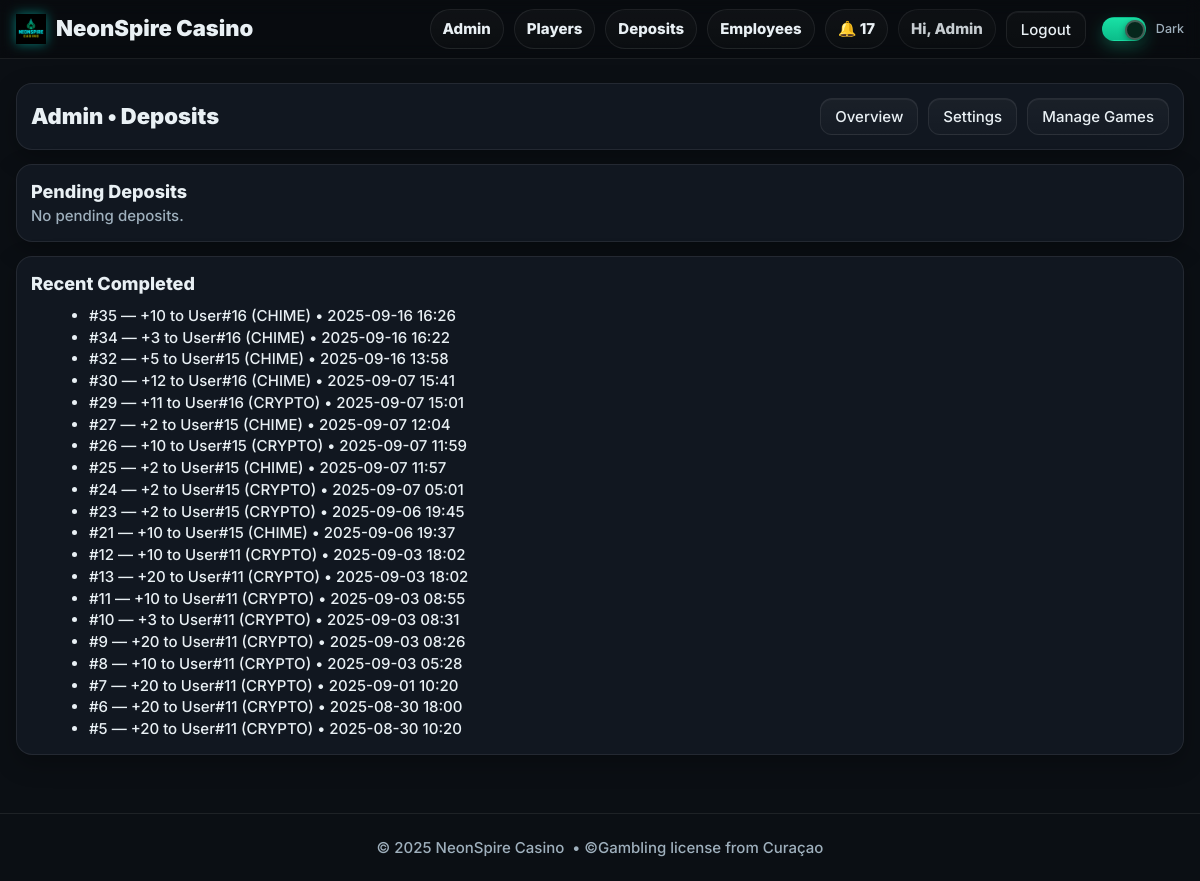
The page /admin/deposits (signed in) on the database its author committed.
### models.py (models this page shows, shortened)
class User(db.Model, UserMixin):
    __tablename__ = "users"
    id = db.Column(db.Integer, primary_key=True)
    name = db.Column(db.String(120), nullable=False)
    email = db.Column(db.String(255), unique=True, nullable=False, index=True)
    mobile = db.Column(db.String(24), nullable=True, index=True)  # E.164
    password_hash = db.Column(db.String(255), nullable=False)
    role = db.Column(db.String(20), nullable=False, default="PLAYER")  # PLAYER | EMPLOYEE | ADMIN
    email_verified = db.Column(db.Boolean, default=False, index=True)
    email_verified_at = db.Column(db.DateTime, nullable=True)
    promo_seen = db.Column(db.Boolean, default=False, index=True)
    created_at = db.Column(db.DateTime, default=datetime.utcnow)

class DepositRequest(db.Model):
    __tablename__ = "deposit_requests"
    id = db.Column(db.Integer, primary_key=True)
    user_id = db.Column(db.Integer, db.ForeignKey("users.id"), nullable=False, index=True)
    game_id = db.Column(db.Integer, db.ForeignKey("games.id"), nullable=True, index=True)
    amount = db.Column(db.Integer, nullable=False)
    method = db.Column(db.String(20), nullable=False, default="CRYPTO", index=True)  # CRYPTO|CHIME|CASHAPP
    proof_url = db.Column(db.String(500), default="")
    status = db.Column(db.String(20), default="PENDING", index=True)  # PENDING|RECEIVED|LOADED|REJECTED
    note = db.Column(db.String(300), default="")
    received_at = db.Column(db.DateTime, nullable=True)
    loaded_at = db.Column(db.DateTime, nullable=True)
    loaded_by = db.Column(db.Integer, db.ForeignKey("users.id"), nullable=True)
    credited_amount = db.Column(db.Integer, default=0)
    provider = db.Column(db.String(32), default="safepay")
    provider_order_id = db.Column(db.String(128))
    pay_url = db.Column(db.Text)
    backend_url = db.Column(db.Text)
    meta = db.Column(db.JSON, default=dict)
    created_at = db.Column(db.DateTime, default=datetime.utcnow)
    updated_at = db.Column(db.DateTime, default=datetime.utcnow, onupdate=datetime.utcnow)

### admin_bp.py (the view)
@admin_bp.get("/deposits")
@login_required
def deposits_audit():
    pending = (
        DepositRequest.query.filter_by(status="PENDING")
        .order_by(DepositRequest.created_at.desc())
        .all()
    )
    recent = (
        DepositRequest.query.filter(DepositRequest.status.in_(["LOADED", "PAID"]))
        .order_by(DepositRequest.updated_at.desc())
        .limit(20)
        .all()
    )
    return render_template("admin_deposits.html", page_title="Deposits", pending=pending, recent=recent)

### admin_bp.py (called while the page is built)
@admin_bp.before_request
def require_admin():
    if not current_user.is_authenticated:
        return redirect(url_for("auth.login_get", next=url_for("adminbp.admin_home")))
    if (current_user.role or "").upper() != "ADMIN":
        return abort(403)

### templates/admin_deposits.html
{% extends "base.html" %}
{% block content %}
<div class="shell">
  <div class="panel" style="display:flex;align-items:center;justify-content:space-between;gap:12px">
    <div style="font-weight:900;font-size:22px">Admin • Deposits</div>
    <div style="display:flex;gap:10px;flex-wrap:wrap">
      <a class="btn" href="{{ url_for('adminbp.admin_home') }}">Overview</a>
      <a class="btn" href="{{ url_for('adminbp.settings_get') }}">Settings</a>
      <a class="btn" href="{{ url_for('adminbp.games_list') }}">Manage Games</a>
    </div>
  </div>
  <div class="panel">
    <div class="h3">Pending Deposits</div>
    {% if pending and pending|length %}
      <div style="overflow:auto;border:1px solid var(--stroke);border-radius:12px;margin-top:10px">
        <table style="width:100%;border-collapse:collapse">
          <thead>
            <tr style="background:rgba(255,255,255,.03)">
              <th style="text-align:left;padding:10px 12px;border-bottom:1px solid var(--stroke)">ID</th>
              <th style="text-align:left;padding:10px 12px;border-bottom:1px solid var(--stroke)">User</th>
              <th style="text-align:left;padding:10px 12px;border-bottom:1px solid var(--stroke)">Amount</th>
              <th style="text-align:left;padding:10px 12px;border-bottom:1px solid var(--stroke)">Method</th>
              <th style="text-align:left;padding:10px 12px;border-bottom:1px solid var(--stroke)">Proof</th>
              <th style="text-align:left;padding:10px 12px;border-bottom:1px solid var(--stroke)">Created</th>
              <th style="text-align:right;padding:10px 12px;border-bottom:1px solid var(--stroke)">Actions</th>
            </tr>
          </thead>
          <tbody>
            {% for d in pending %}
            <tr>
              <td style="padding:10px 12px;border-bottom:1px solid var(--stroke)">#{{ d.id }}</td>
              <td style="padding:10px 12px;border-bottom:1px solid var(--stroke)">User#{{ d.user_id }}</td>
              <td style="padding:10px 12px;border-bottom:1px solid var(--stroke)">{{ d.amount }}</td>
              <td style="padding:10px 12px;border-bottom:1px solid var(--stroke)">{{ d.method or '—' }}</td>
              <td style="padding:10px 12px;border-bottom:1px solid var(--stroke)">
                {% if d.proof_url %}
                  <a href="{{ d.proof_url }}" target="_blank">open</a>
                {% else %}
                  <span class="muted">—</span>
                {% endif %}
              </td>
              <td style="padding:10px 12px;border-bottom:1px solid var(--stroke)">
                {% if d.created_at %}{{ d.created_at.strftime("%Y-%m-%d %H:%M") }}{% else %}—{% endif %}
              </td>
              <td style="padding:10px 12px;border-bottom:1px solid var(--stroke);text-align:right">
                <form method="post" action="{{ url_for('adminbp.deposit_mark', dep_id=d.id, action='loaded') }}" style="display:inline">
                  <button class="btn btn-primary" type="submit">Approve</button>
                </form>
                <form method="post" action="{{ url_for('adminbp.deposit_mark', dep_id=d.id, action='reject') }}" style="display:inline">
                  <button class="btn" type="submit">Reject</button>
                </form>
              </td>
            </tr>
            {% endfor %}
          </tbody>
        </table>
      </div>
    {% else %}
      <div class="muted">No pending deposits.</div>
    {% endif %}
  </div>
  {% if recent is defined %}
  <div class="panel">
    <div class="h3">Recent Completed</div>
    {% if recent and recent|length %}
      <ul style="margin:8px 0 0 18px">
        {% for r in recent %}
          <li>
            #{{ r.id }} — +{{ r.credited_amount or r.amount }}
            to User#{{ r.user_id }} ({{ r.method or '—' }})
            {% if r.loaded_at %} • {{ r.loaded_at.strftime("%Y-%m-%d %H:%M") }}{% endif %}
          </li>
        {% endfor %}
      </ul>
    {% else %}
      <div class="muted">Nothing yet.</div>
    {% endif %}
  </div>
  {% endif %}
</div>
{% endblock %}

### templates/base.html (shortened to what this page needs)
<!DOCTYPE html>
<html lang="en" data-theme="dark">
<head>
  <link rel="stylesheet" href="{{ url_for('static', filename='css/styles.css') }}?v=dm2">
</head>
<body>
  <header class="nav" style="position:sticky;top:0;z-index:50;background:rgba(0,0,0,.25);backdrop-filter:blur(8px);border-bottom:1px solid var(--stroke)">
    <div class="shell nav-inner" style="display:flex;align-items:center;justify-content:space-between;height:58px">
      <a href="{{ url_for('short_bp.lob_short') }}" class="brand" aria-label="NeonSpire Casino">
        <img class="brand-logo" src="{{ url_for('static', filename='img/logo.png') }}" alt="NeonSpire Casino">
        <span class="brand-text">NeonSpire Casino</span>
      </a>
      <nav class="nav-links" style="display:flex;align-items:center;gap:10px">
        {% if current_user.is_authenticated %}
          {% if current_user.role == 'ADMIN' %}
            <a class="pill" href="{{ url_for('adminbp.admin_home') }}">Admin</a>
            <a class="pill" href="{{ url_for('adminbp.admin_players') }}">Players</a>
            <a class="pill" href="{{ url_for('adminbp.deposits_audit') }}">Deposits</a>
            <a class="pill" href="{{ url_for('adminbp.admin_users') }}">Employees</a>
          {% elif current_user.role == 'EMPLOYEE' %}
            <a class="pill" href="{{ url_for('employeebp.employee_home') }}">Employee</a>
          {% else %}
            <a class="pill" href="{{ url_for('short_bp.mylogin_clean') }}">My Logins</a>
          {% endif %}
          <a class="pill" href="{{ url_for('notifybp.list_notifications') }}">🔔 {{ unread_count or 0 }}</a>
          <span class="pill" style="pointer-events:none;opacity:.85">
            Hi, {{ current_user.name.split(' ')[0] if current_user.name else 'Player' }}
          </span>
          <a class="btn btn-ghost" href="{{ url_for('auth.logout') }}">Logout</a>
        {% else %}
          <a class="pill" href="{{ url_for('auth.login_get') }}">Login</a>
          <a class="btn btn-primary" href="{{ url_for('short_bp.reg_short') }}">Register</a>
        {% endif %}
        <label class="toggle" style="margin-left:6px">
          <span class="track"><span class="knob"></span></span>
          <span class="label">Dark</span>
        </label>
      </nav>
    </div>
  </header>
  <div class="hero-slot">
  </div>
  <main style="padding-bottom:20px">
    {% block content %}{% endblock %}
  </main>
  <footer class="shell footer"
          style="height:68px;border-top:1px solid var(--stroke);margin-top:24px;
                 display:flex;align-items:center;justify-content:center;">
    © {{ 2025 }} NeonSpire Casino &nbsp;•&nbsp;
    <span class="muted">©Gambling license from Curaçao </span>
  </footer>
</body>
</html>

### static/css/styles.css (style rules this page uses)
:root { --bg:#0b0f14; --panel:#111720; --panel-2:#0f151d; --text:#e9f0f4; --muted:#9fb0bd; --brand:#19e1a5; --brand-2:#0bbd8a; --stroke:rgba(255,255,255,.08); --chip:#0f1c27; --shadow:0 8px 24px rgba(0,0,0,.28); }
* { box-sizing:border-box }
html,body { margin:0;background:var(--bg);color:var(--text); font:500 15px/1.45 Inter,system-ui,-apple-system,Segoe UI,Roboto,Arial; -webkit-font-smoothing:antialiased; -moz-osx-font-smoothing:grayscale; text-rendering:optimizeLegibility; }
a { color:inherit;text-decoration:none }
img { max-width:100%;display:block }
.h3 { font-weight:800;font-size:18px }
.muted { color:var(--muted) }
.shell { max-width:1220px;margin:0 auto;padding:0 16px }
.nav { backdrop-filter: blur(8px); border-bottom:1px solid var(--stroke) }
.nav-inner { display:flex;align-items:center;justify-content:space-between;height:58px }
.brand { display:flex;gap:10px;align-items:center;font-weight:900 }
.nav-links { display:flex;align-items:center;gap:10px }
.pill { display:inline-flex;align-items:center;justify-content:center; padding:8px 12px;border-radius:999px;border:1px solid var(--stroke); background:linear-gradient(180deg,rgba(255,255,255,.03),rgba(255,255,255,.01)); font-weight:800; }
.btn,.btn-mini,.btn-auth,.btn-auth-primary { display:inline-flex;align-items:center;justify-content:center;gap:8px; text-align:center; line-height:1; position:relative; overflow:hidden; white-space:nowrap; }
.btn { border:1px solid var(--stroke); background:linear-gradient(180deg,rgba(255,255,255,.04),rgba(255,255,255,.02)); color:var(--text);padding:10px 14px;border-radius:12px; box-shadow:0 1px 0 rgba(255,255,255,.05) inset; transition:filter .15s ease, transform .06s ease; }
.btn-ghost { background:linear-gradient(180deg,rgba(255,255,255,.02),rgba(255,255,255,.01)) }
.panel { background:var(--panel);border:1px solid var(--stroke);border-radius:16px;padding:14px;margin-bottom:14px;box-shadow:var(--shadow) }
.footer { display:flex;align-items:center;justify-content:center;color:var(--muted) }
html,body { width:100% !important;max-width:100% !important;overflow-x:hidden !important; }
.shell,.nav,.nav-inner,.panel,section,aside,.rail-card,.player-grid,.game-grid,.game-card,.game-media,.game-actions,.btn-grid { max-width:100% !important; }
.player-grid > *, .game-grid > *, .game-card > *, .btn-grid > *, .panel > * { min-width:0 !important; }
.toggle { display:inline-flex; align-items:center; gap:10px; cursor:pointer; }
.toggle .track { position:relative; width:44px; height:24px; border-radius:999px; background:rgba(255,255,255,.10); border:1px solid var(--stroke); transition:background .22s ease, border-color .22s ease, box-shadow .22s ease; }
.toggle .knob { position:absolute; top:2px; left:2px; width:20px; height:20px; border-radius:50%; background:#ffffff; box-shadow:0 2px 6px rgba(0,0,0,.35); transform:translateX(0); transition:transform .22s ease, background .22s ease, box-shadow .22s ease; }
.toggle input:checked + .track { background:linear-gradient(180deg,var(--brand),var(--brand-2)); border-color:transparent; box-shadow:0 6px 16px rgba(25,225,165,.28); }
.toggle input:checked + .track .knob { transform:translateX(20px); background:#06261c; box-shadow:0 2px 6px rgba(0,0,0,.4), inset 0 0 0 2px rgba(255,255,255,.25); }
.toggle .label { font-size:12.5px; color:var(--muted); user-select:none; }

### templates/base.html (style rules this page uses)
.brand { display:flex; gap:10px; align-items:center; text-decoration:none; color:inherit; font-weight:900; font-size:22px }
.brand-logo { height:30px; width:auto; display:block; filter: drop-shadow(0 0 6px rgba(0,255,233,.45)); }
.hero-slot { position:relative; z-index:2; padding-top:12px; }
header.nav { overflow:visible; }

### rows shown on the page
User: name "Admin"
DepositRequest: id "35", credited_amount+amount "10", user_id "16", method "CHIME", loaded_at "2025-09-16 16:26"
DepositRequest: id "34", credited_amount+amount "3", user_id "16", method "CHIME", loaded_at "2025-09-16 16:22"
DepositRequest: id "32", credited_amount+amount "5", user_id "15", method "CHIME", loaded_at "2025-09-16 13:58"
DepositRequest: id "30", credited_amount+amount "12", user_id "16", method "CHIME", loaded_at "2025-09-07 15:41"
DepositRequest: id "29", credited_amount+amount "11", user_id "16", method "CRYPTO", loaded_at "2025-09-07 15:01"
DepositRequest: id "27", credited_amount+amount "2", user_id "15", method "CHIME", loaded_at "2025-09-07 12:04"
DepositRequest: id "26", credited_amount+amount "10", user_id "15", method "CRYPTO", loaded_at "2025-09-07 11:59"
DepositRequest: id "25", credited_amount+amount "2", user_id "15", method "CHIME", loaded_at "2025-09-07 11:57"
DepositRequest: id "24", credited_amount+amount "2", user_id "15", method "CRYPTO", loaded_at "2025-09-07 05:01"
DepositRequest: id "23", credited_amount+amount "2", user_id "15", method "CRYPTO", loaded_at "2025-09-06 19:45"
DepositRequest: id "21", credited_amount+amount "10", user_id "15", method "CHIME", loaded_at "2025-09-06 19:37"
DepositRequest: id "12", credited_amount+amount "10", user_id "11", method "CRYPTO", loaded_at "2025-09-03 18:02"
DepositRequest: id "13", credited_amount+amount "20", user_id "11", method "CRYPTO", loaded_at "2025-09-03 18:02"
DepositRequest: id "11", credited_amount+amount "10", user_id "11", method "CRYPTO", loaded_at "2025-09-03 08:55"
DepositRequest: id "10", credited_amount+amount "3", user_id "11", method "CRYPTO", loaded_at "2025-09-03 08:31"
DepositRequest: id "9", credited_amount+amount "20", user_id "11", method "CRYPTO", loaded_at "2025-09-03 08:26"
DepositRequest: id "8", credited_amount+amount "10", user_id "11", method "CRYPTO", loaded_at "2025-09-03 05:28"
DepositRequest: id "7", credited_amount+amount "20", user_id "11", method "CRYPTO", loaded_at "2025-09-01 10:20"
DepositRequest: id "6", credited_amount+amount "20", user_id "11", method "CRYPTO", loaded_at "2025-08-30 18:00"
DepositRequest: id "5", credited_amount+amount "20", user_id "11", method "CRYPTO", loaded_at "2025-08-30 10:20"

### other values the page prints
{{ unread_count or 0 }} "17"
{{ 2025 }} "2025"
